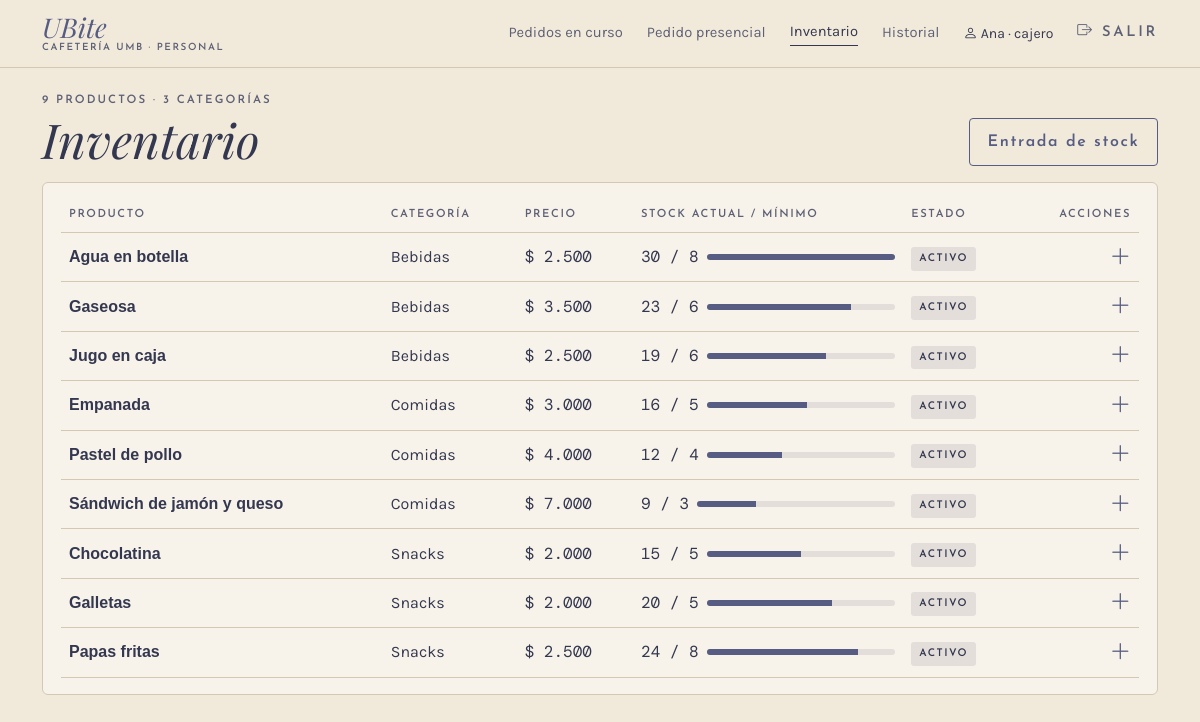
Page /inventario/ (signed in) on the earlier database version.
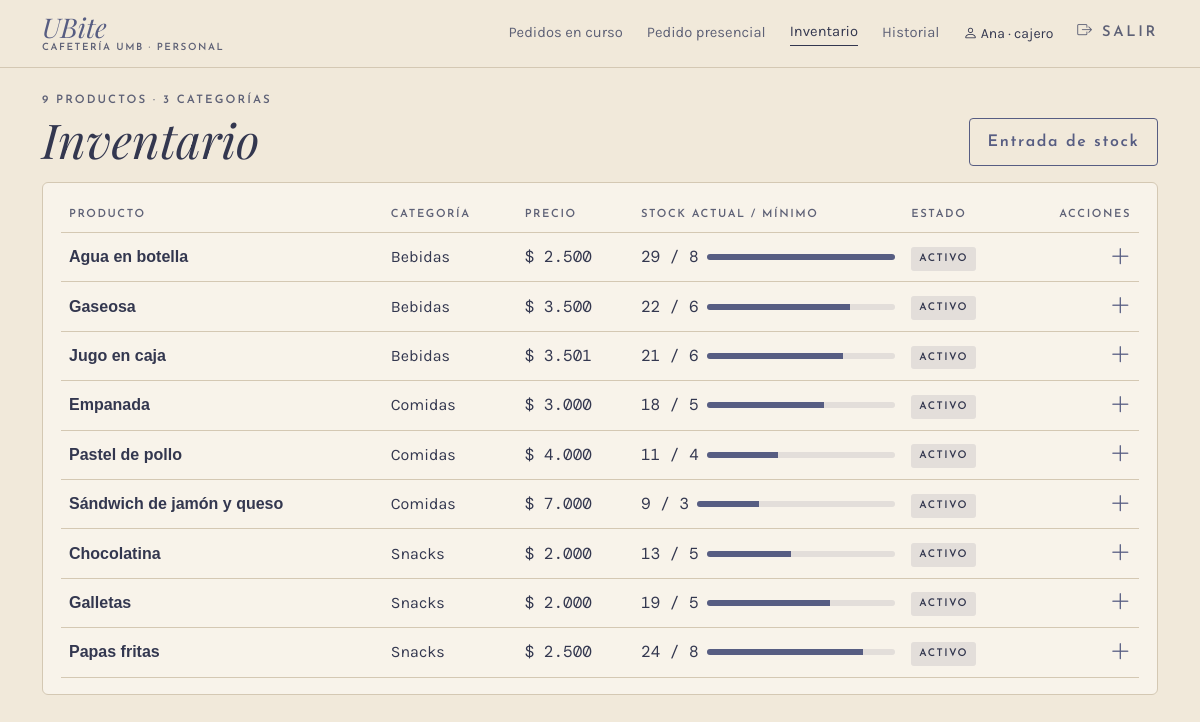
Same page on the later database version.
### app/models.py (models this page shows, shortened)
class Producto(db.Model):
    __tablename__ = "producto"
    __table_args__ = (
        db.CheckConstraint("precio > 0", name="ck_producto_precio"),
        db.CheckConstraint("stock_actual >= 0", name="ck_producto_stock"),
        db.CheckConstraint("stock_minimo >= 0", name="ck_producto_minimo"),
    )
    id_producto = db.Column(db.Integer, primary_key=True, autoincrement=True)
    nombre = db.Column(db.Text, nullable=False)
    descripcion = db.Column(db.Text)
    precio = db.Column(db.Float, nullable=False)
    stock_actual = db.Column(db.Integer, nullable=False, default=0)
    stock_minimo = db.Column(db.Integer, nullable=False, default=0)
    activo = db.Column(db.Boolean, nullable=False, default=True)
    id_categoria = db.Column(db.Integer, db.ForeignKey("categoria.id_categoria"), nullable=False)
    categoria = db.relationship("Categoria", back_populates="productos")

class Categoria(db.Model):
    __tablename__ = "categoria"
    id_categoria = db.Column(db.Integer, primary_key=True, autoincrement=True)
    nombre = db.Column(db.Text, nullable=False, unique=True)
    productos = db.relationship("Producto", back_populates="categoria", lazy=True)

### app/routes/inventario.py (the view)
@bp.route("/")
@rol_requerido("cajero", "administrador")
def lista():
    productos = gestion.inventario()
    bajos = [p for p in productos if p.activo and p.stock_actual <= p.stock_minimo]
    return render_template("inventario/lista.html", productos=productos, bajos=bajos,
                           estado=gestion.estado_producto,
                           categorias=len({p.id_categoria for p in productos}),
                           tope=max([p.stock_actual for p in productos] + [1]))

### app/__init__.py (called while the page is built)
def pesos(valor):
    return f"{valor:,.0f}".replace(",", ".")

@login_manager.user_loader
def cargar_usuario(id_usuario):
    from .models import Usuario
    return db.session.get(Usuario, int(id_usuario))

### app/database.py (called while the page is built)
@event.listens_for(Engine, "begin")
def _iniciar(conexion):
    conexion.exec_driver_sql("BEGIN IMMEDIATE" if _escritura.get() else "BEGIN")

### app/gestion.py (called while the page is built)
def estado_producto(p):
    if not p.activo:
        return "inactivo"
    if p.stock_actual == 0:
        return "agotado"
    if p.stock_actual <= p.stock_minimo:
        return "stock bajo"
    return "activo"

def inventario():
    return (Producto.query.join(Categoria)
            .order_by(Categoria.nombre, Producto.nombre).all())

### app/models.py (called while the page is built)
    @property
    def is_active(self):
        return bool(self.activo)

### app/routes/__init__.py (called while the page is built)
def rol_requerido(*roles):
    def decorador(vista):
        @wraps(vista)
        @login_required
        def envoltura(*args, **kwargs):
            if current_user.rol not in roles:
                abort(403)
            return vista(*args, **kwargs)
        return envoltura
    return decorador

### app/routes/cliente.py (called while the page is built)
@bp.app_context_processor
def datos_carrito():
    carrito = session.get("carrito", {})
    return {"unidades_carrito": sum(carrito.values())}

### app/templates/inventario/lista.html (shortened to what this page needs)
{% extends "caja/_base.html" %}
{% macro chip(p) %}
{% set e = estado(p) %}
<span class="chip {{ 'chip-punteado' if e in ('stock bajo', 'agotado', 'inactivo') }}">{{ e }}</span>
{% endmacro %}
{% block panel %}
<div class="d-flex flex-wrap justify-content-between align-items-end gap-3 mb-3">
  <div>
    <p class="etiqueta mb-1">{{ productos|length }} productos · {{ categorias }} categorías</p>
    <h1 class="titulo display-5 mb-0">Inventario</h1>
  </div>
  <div class="d-flex gap-2 flex-fill flex-lg-grow-0">
    <a class="btn btn-contorno flex-fill" href="{{ url_for('inventario.entrada') }}">Entrada de stock</a>
  </div>
</div>
<div class="tarjeta d-none d-md-block">
  <table class="table tabla-ubite align-middle mb-0">
    <thead><tr><th>Producto</th><th>Categoría</th><th>Precio</th><th>Stock actual / mínimo</th><th>Estado</th><th class="text-end">Acciones</th></tr></thead>
    <tbody>
    {% for p in productos %}
    <tr class="{{ 'text-body-secondary' if not p.activo }}">
      <td class="fw-bold">{{ p.nombre }}</td>
      <td class="suave">{{ p.categoria.nombre }}</td>
      <td class="mono">$ {{ p.precio|pesos }}</td>
      <td><div class="d-flex align-items-center gap-2">
        <span class="mono text-nowrap">{{ p.stock_actual }} / {{ p.stock_minimo }}</span>
        <div class="medidor flex-fill"><span style="width: {{ p.stock_actual / tope * 100 }}%"></span></div>
      </div></td>
      <td>{{ chip(p) }}</td>
      <td class="text-end text-nowrap">
        <a class="icono-btn" href="{{ url_for('inventario.entrada', producto=p.id_producto) }}" title="Entrada de stock de {{ p.nombre }}"><i class="bi bi-plus-lg"></i></a>
      </td>
    </tr>
    {% endfor %}
    </tbody>
  </table>
</div>
{% endblock %}

Differences in the rows shown:
changed Producto "Agua en botella": stock_actual "30" → "29"
changed Producto "Gaseosa": stock_actual "23" → "22"
changed Producto "Jugo en caja": precio|pesos "2.500" → "3.501"; stock_actual "19" → "21"
changed Producto "Empanada": stock_actual "16" → "18"
changed Producto "Pastel de pollo": stock_actual "12" → "11"
computed for Producto "Sándwich de jamón y queso": {{ p.stock_actual / tope * 100 }} 30.0 → 31.03448275862069 (drawn)
changed Producto "Chocolatina": stock_actual "15" → "13"
changed Producto "Galletas": stock_actual "20" → "19"
computed for Producto "Papas fritas": {{ p.stock_actual / tope * 100 }} 80.0 → 82.75862068965517 (drawn)
